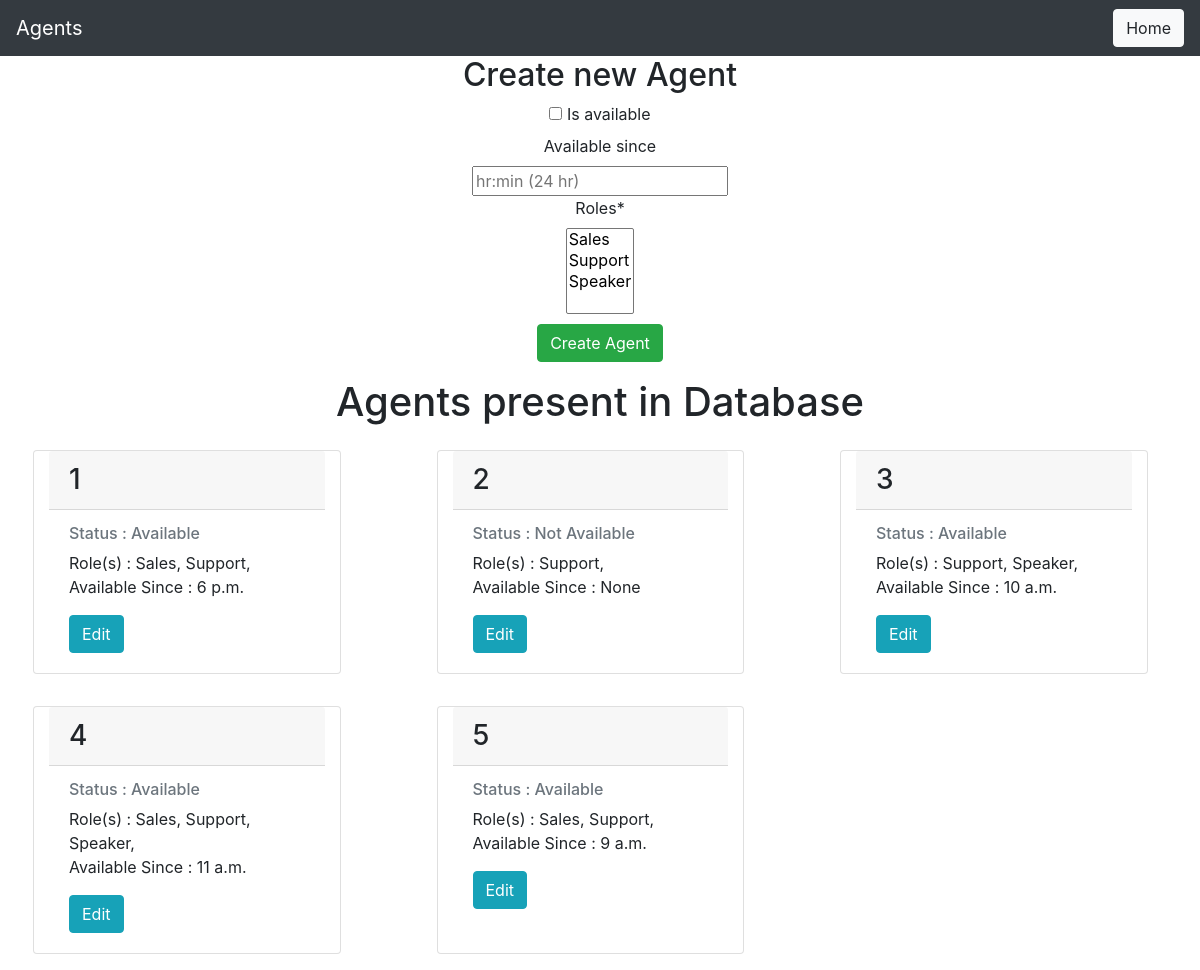
Page /agents on the earlier database version.
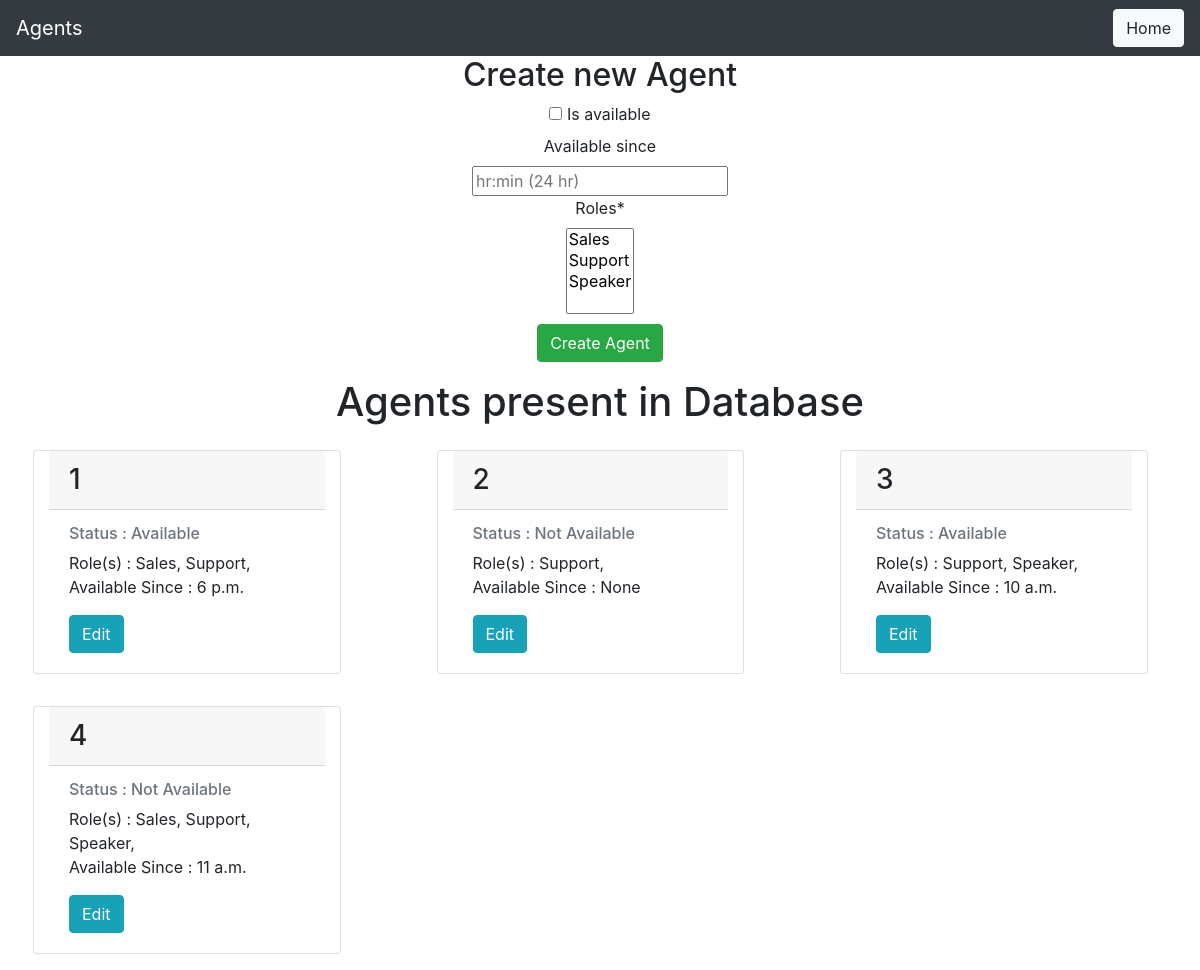
Same page on the later database version.
### src/models.py (models this page shows)
class Agent(models.Model):
    is_available = models.BooleanField(default=False)
    available_since = models.TimeField(blank=True, null=True)
    roles = models.ManyToManyField(Role)
    def __str__(self):
        return str(self.id)

class Role(models.Model):
    role = models.CharField(max_length=10)
    def __str__(self):
        return self.role

### src/views.py (the view)
# urls.py: path('agents', views.view_agents, name='agents'),
def view_agents(request):
    if request.method == "POST":
        form = Agent_Form(request.POST)
        if form.is_valid():
            form.save()
            return redirect('src:agents')
    return render(request, 'src/agents.html',{
        'form':Agent_Form(), 'agents': Agent.objects.all()
    })

### src/models.py
class Agent_Form(ModelForm):
    class Meta:
        model = Agent
        fields = '__all__'
        widgets = {
            'available_since': TextInput(attrs={'placeholder': 'hr:min (24 hr)'})
        }

### src/templates/src/agents.html (shortened to what this page needs)
{% load crispy_forms_tags %}
<!DOCTYPE html>
<html lang="en">
<head>
    <link rel="stylesheet" href="https://maxcdn.bootstrapcdn.com/bootstrap/4.2.1/css/bootstrap.min.css">
    <link rel="stylesheet" href="https://stackpath.bootstrapcdn.com/font-awesome/4.7.0/css/font-awesome.min.css">
</head>
<body>
    <nav class="navbar bg-dark navbar-dark">
        <a class="navbar-brand" href="#">Agents</a>
        <a href="{% url 'src:index' %}" class="btn btn-light" text-align='center'>Home</a>
    </nav>
        <div align='center'>
            <h2>Create new Agent</h2>
            <div class="container d-flex h-100 row justify-content-center col-20">
                <form align='center' method="POST">
                    {{ form|crispy }}
                    <input class="btn btn-success my-2" type="submit" value="Create Agent">
                </form>
            </div>
        </div>
        <div id="agents">
            <h1 align="center" class="my-2">Agents present in Database</h1>
            <div class="row">
                {% for agent in agents %}
                <div class="card my-3 mx-5 col-sm-3">
                    <h3 class="card-header">{{ agent }}</h3>
                    <div class="card-body">
                        <h6 class="card-subtitle mb-2 text-muted">
                            Status : {% if agent.is_available  %}
                                        Available
                                    {% else %}
                                        Not Available
                                    {% endif %}
                            <br>
                        </h6>
                        <p class="card-text">
                            Role(s) :
                            {% for r in agent.roles.all %}
                                {{r}},
                            {% endfor %}
                            <br>
                            Available Since : {{agent.available_since}}
                        </p>
                        <a href="{% url 'src:edit_agent' agent.id %}" class="card-link btn btn-info">Edit</a>
                    </div>
                </div>
                {% empty %}
                <h3>No exams</h3>
                {% endfor %}
            </div>
        </div>
</body>
</html>

Differences in the rows shown:
removed Agent: id "5", is_available "Available", available_since "9 a.m.", Role (role "Sales"), Role (role "Support")
changed Agent id 4: is_available "Available" → "Not Available"
